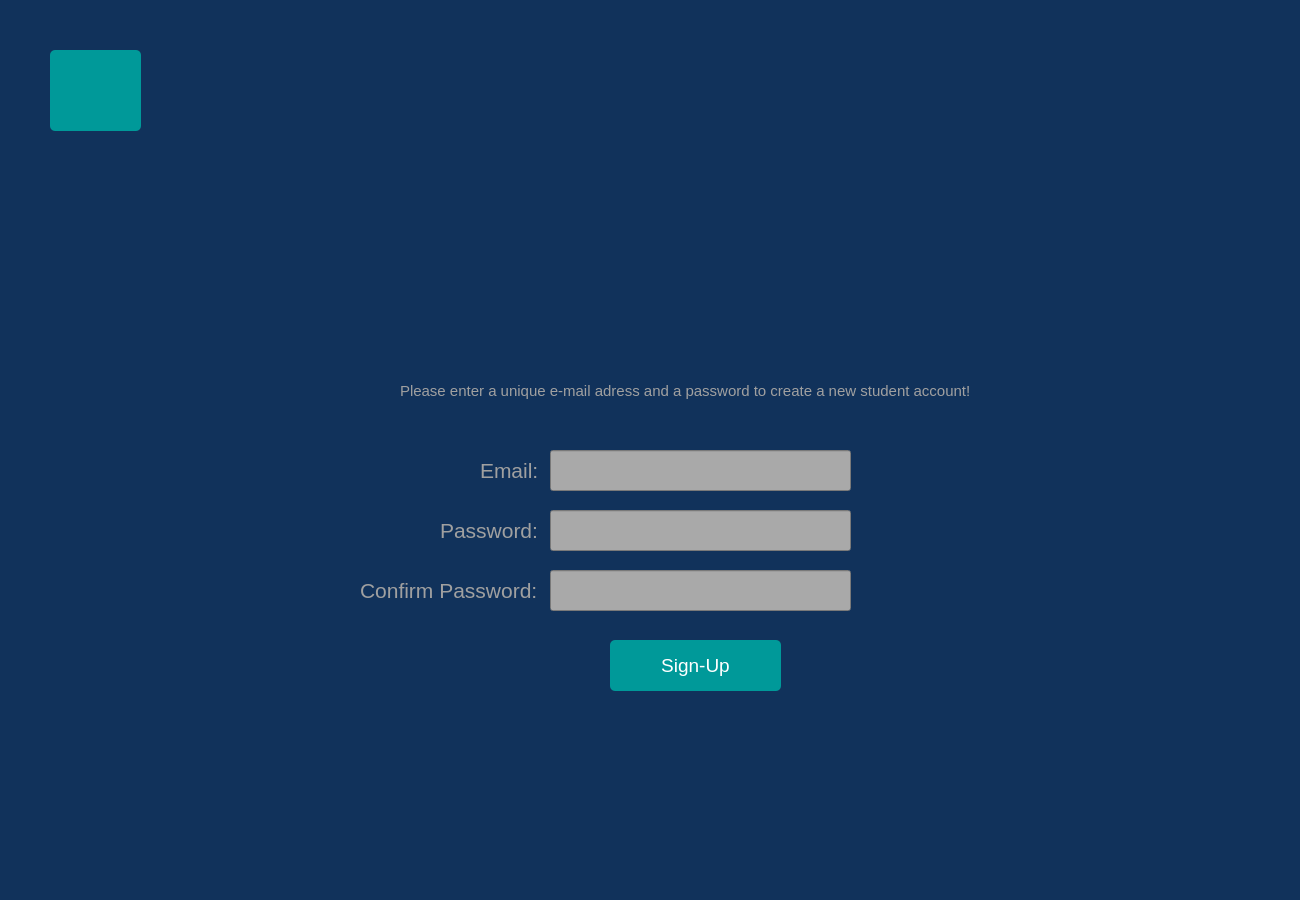
<?xml version="1.0" encoding="UTF-8"?>
<ui version="4.0">
 <class>Dialog</class>
 <widget class="QDialog" name="Dialog">
  <property name="geometry">
   <rect>
    <x>0</x>
    <y>0</y>
    <width>1300</width>
    <height>900</height>
   </rect>
  </property>
  <property name="windowTitle">
   <string>Dialog</string>
  </property>
  <property name="styleSheet">
   <string notr="true">background-color:rgb(17,50,91);</string>
  </property>
  <widget class="QPushButton" name="back_button">
   <property name="geometry">
    <rect>
     <x>50</x>
     <y>50</y>
     <width>91</width>
     <height>81</height>
    </rect>
   </property>
   <property name="font">
    <font>
     <pointsize>14</pointsize>
    </font>
   </property>
   <property name="styleSheet">
    <string notr="true">background-color:rgb(0,153,153);
color:white;
border-style:outset;
border-width:2px;
border-radius:5px;
border:white;
</string>
   </property>
   <property name="text">
    <string/>
   </property>
   <property name="icon">
    <iconset>
     <normaloff>images/beyaz.png</normaloff>images/beyaz.png</iconset>
   </property>
   <property name="iconSize">
    <size>
     <width>40</width>
     <height>40</height>
    </size>
   </property>
  </widget>
  <widget class="QLineEdit" name="lineEdit_2">
   <property name="geometry">
    <rect>
     <x>550</x>
     <y>510</y>
     <width>301</width>
     <height>41</height>
    </rect>
   </property>
   <property name="font">
    <font>
     <pointsize>16</pointsize>
    </font>
   </property>
   <property name="styleSheet">
    <string notr="true">background-color:rgb(169,169,169);</string>
   </property>
  </widget>
  <widget class="QLineEdit" name="lineEdit">
   <property name="geometry">
    <rect>
     <x>550</x>
     <y>450</y>
     <width>301</width>
     <height>41</height>
    </rect>
   </property>
   <property name="font">
    <font>
     <pointsize>16</pointsize>
    </font>
   </property>
   <property name="styleSheet">
    <string notr="true">background-color:rgb(169,169,169);
</string>
   </property>
   <property name="text">
    <string/>
   </property>
  </widget>
  <widget class="QLabel" name="label">
   <property name="geometry">
    <rect>
     <x>480</x>
     <y>440</y>
     <width>61</width>
     <height>61</height>
    </rect>
   </property>
   <property name="font">
    <font>
     <pointsize>16</pointsize>
    </font>
   </property>
   <property name="styleSheet">
    <string notr="true">color:rgb(160,160,160);</string>
   </property>
   <property name="text">
    <string>Email:</string>
   </property>
  </widget>
  <widget class="QLabel" name="label_2">
   <property name="geometry">
    <rect>
     <x>440</x>
     <y>510</y>
     <width>101</width>
     <height>41</height>
    </rect>
   </property>
   <property name="font">
    <font>
     <pointsize>16</pointsize>
    </font>
   </property>
   <property name="styleSheet">
    <string notr="true">color:rgb(160,160,160);</string>
   </property>
   <property name="text">
    <string>Password:</string>
   </property>
  </widget>
  <widget class="QPushButton" name="login_button">
   <property name="geometry">
    <rect>
     <x>610</x>
     <y>640</y>
     <width>171</width>
     <height>51</height>
    </rect>
   </property>
   <property name="font">
    <font>
     <pointsize>14</pointsize>
    </font>
   </property>
   <property name="styleSheet">
    <string notr="true">background-color:rgb(0,153,153);
color:white;
border-style:outset;
border-width:2px;
border-radius:5px;
border:white;
</string>
   </property>
   <property name="text">
    <string>Sign-Up</string>
   </property>
  </widget>
  <widget class="QLabel" name="label_3">
   <property name="geometry">
    <rect>
     <x>550</x>
     <y>50</y>
     <width>251</width>
     <height>271</height>
    </rect>
   </property>
   <property name="text">
    <string/>
   </property>
   <property name="pixmap">
    <pixmap>images/PngItem_1798104.png</pixmap>
   </property>
   <property name="scaledContents">
    <bool>true</bool>
   </property>
  </widget>
  <widget class="QLabel" name="label_4">
   <property name="geometry">
    <rect>
     <x>400</x>
     <y>350</y>
     <width>581</width>
     <height>81</height>
    </rect>
   </property>
   <property name="font">
    <font>
     <pointsize>11</pointsize>
    </font>
   </property>
   <property name="styleSheet">
    <string notr="true">color:rgb(160,160,160);</string>
   </property>
   <property name="text">
    <string>Please enter a unique e-mail adress and a password to create a new student account!</string>
   </property>
  </widget>
  <widget class="QLabel" name="label_5">
   <property name="geometry">
    <rect>
     <x>360</x>
     <y>560</y>
     <width>181</width>
     <height>61</height>
    </rect>
   </property>
   <property name="font">
    <font>
     <pointsize>16</pointsize>
    </font>
   </property>
   <property name="styleSheet">
    <string notr="true">color:rgb(160,160,160);</string>
   </property>
   <property name="text">
    <string>Confirm Password:</string>
   </property>
  </widget>
  <widget class="QLineEdit" name="lineEdit_3">
   <property name="geometry">
    <rect>
     <x>550</x>
     <y>570</y>
     <width>301</width>
     <height>41</height>
    </rect>
   </property>
   <property name="font">
    <font>
     <pointsize>16</pointsize>
    </font>
   </property>
   <property name="styleSheet">
    <string notr="true">background-color:rgb(169,169,169);</string>
   </property>
  </widget>
 </widget>
 <resources/>
 <connections/>
</ui>
